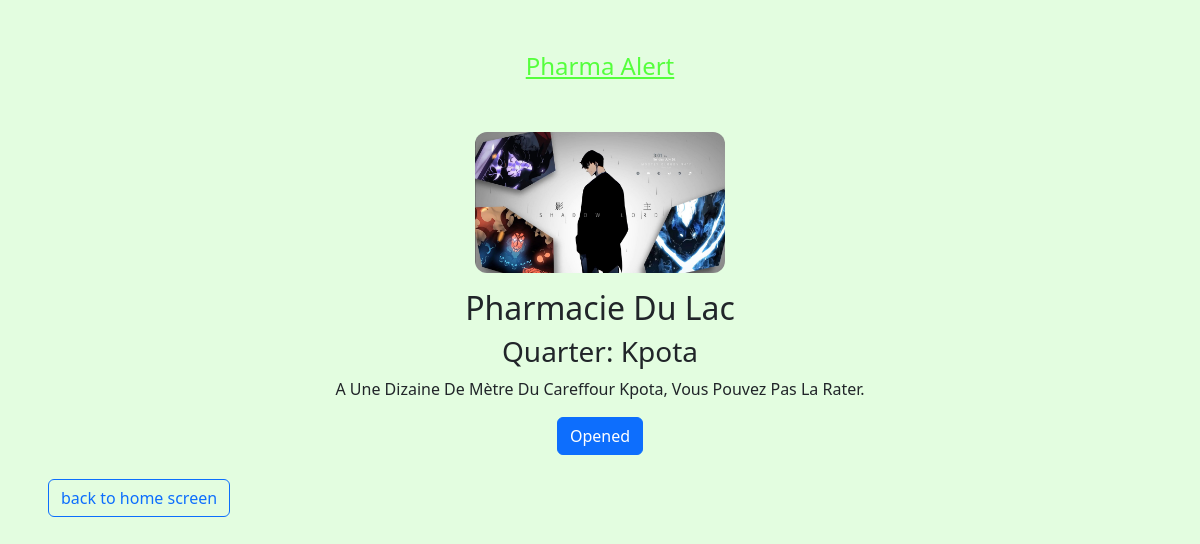
Screenshot of /localisation/pharmacie_du_lac/ with the database file from the repository.
### pharma/models.py (models this page shows, shortened)
class Pharmacy(models.Model):
    name = models.CharField(max_length=120)
    slug = models.SlugField(max_length=120)
    country = models.CharField(max_length=120)
    town = models.CharField(max_length=120)
    quarter = models.CharField(max_length=120)
    localisation = models.TextField(max_length=500)
    logo = models.ImageField(upload_to='doc')
    image = models.ImageField(upload_to='doc')
    status = models.CharField(max_length=25, choices=STATUS, default='OPEN')
    owner = models.ForeignKey(UserProfile, on_delete=models.CASCADE)

### pharma/views.py (the view)
# urls.py: path('localisation/<str:slug>/', localisation, name='localisation_detail'),
def localisation(request, slug):
    details = get_object_or_404(Pharmacy, slug=slug)
    return render(request, 'pharma/localisation.html', context={'localisation': details})

### pharma/templates/pharma/localisation.html (shortened to what this page needs)
{% load static %}
<!DOCTYPE html>
<html lang="en">
<head>
    <link rel="stylesheet" href="{% static 'css/bootstrap.css' %}">
    <link rel="stylesheet" href="{% static 'css/localisation.css' %}">
</head>
<body>
    <header class="text-center text-capitalize py-5">
        <a href="{% url 'index' %}">Pharma Alert</a>
    </header>
    <section class="details text-center text-capitalize">
        <div class="detail">
            <div class="imgbox">
                <img src="{{ localisation.image.url }}" alt="{{ localisation.name }}" style="max-width: 250px;">
            </div>
            <div class="details py-3">
                <h2>{{ localisation.name }}</h2>
                <h3>Quarter: {{ localisation.quarter }}</h3>
                <p class="detail-text text-center mx-3">{{ localisation.localisation }}</p>
                <h1 class="btn btn-primary">opened</h1>
            </div>
        </div>
    </section>
    <div class="">
        <a href="{% url 'index' %}" class="btn btn-outline-primary mx-5">back to home screen</a>
    </div>
</body>
</html>

### pharma/static/css/localisation.css (style rules this page uses)
* { margin: 0; padding: 0; box-sizing: border-box; background: #e3fde0; }
header { width: 100%; display: block; justify-content: center; align-items: center; }
header a { font-size: 1.5em; color: #21ff00bb; }
img { border-radius: 12px; }

### rows the page displays
Pharmacy: image (picture), name "Pharmacie Du Lac", quarter "Kpota", localisation "A Une Dizaine De Mètre Du Careffour Kpota, Vous Pouvez Pas La Rater."
